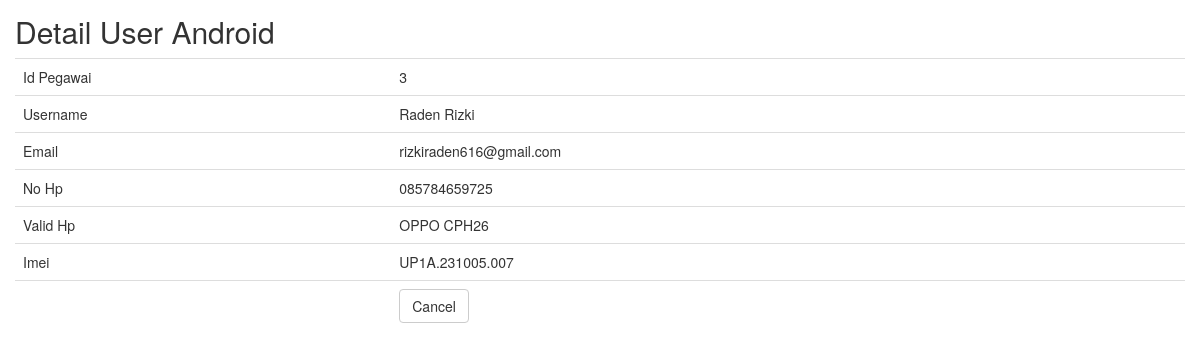
/user_android/read/21.html, run on the app's committed database.
### tables this page shows
CREATE TABLE `user_android` (
  `id_user_android` int(11) NOT NULL,
  `id_pegawai` int(11) NOT NULL,
  `username` varchar(100) NOT NULL,
  `password` varchar(255) NOT NULL,
  `email` varchar(255) NOT NULL,
  `no_hp` varchar(20) NOT NULL,
  `valid_hp` varchar(10) DEFAULT NULL,
  `imei` varchar(50) DEFAULT NULL,
  `created_at` timestamp NOT NULL DEFAULT current_timestamp(),
  `updated_at` timestamp NOT NULL DEFAULT current_timestamp() ON UPDATE current_timestamp(),
  `deleted_at` timestamp NULL DEFAULT NULL
);

### application/controllers/User_android.php (called while the page is built, shortened)
<?php
class User_android extends CI_Controller
{
	function __construct()
	{
		$this->load->model('User_android_model');
		$this->load->library('form_validation');
	}
	public function read($id)
	{
		$row = $this->User_android_model->get_by_id($id);
		if ($row && empty($row->deleted_at)) {
			$data = array(
				'id_user_android' => $row->id_user_android,
				'id_pegawai' => $row->id_pegawai,
				'username' => $row->username,
				'password' => $row->password,
				'email' => $row->email,
				'no_hp' => $row->no_hp,
				'valid_hp' => $row->valid_hp,
				'imei' => $row->imei,
				'created_at' => $row->created_at,
				'updated_at' => $row->updated_at,
				'deleted_at' => $row->deleted_at,
			);
			$this->load->view('user_android/user_android_read', $data);
		} else {
			$this->session->set_flashdata('message', 'Record Not Found');
			redirect(site_url('user_android'));
		}
	}
}

### index.php (called while the page is built, shortened)
<?php
require_once BASEPATH.'core/CodeIgniter.php';

### application/models/User_android_model.php (called while the page is built, shortened)
<?php
class User_android_model extends CI_Model
{
	public $table = 'user_android';
	public $id = 'id_user_android';
	function get_by_id($id)
	{
		$this->db->where($this->id, $id);
		return $this->db->get($this->table)->row();
	}
}

### application/views/user_android/user_android_read.php (the view, shortened to what this page needs)
<!doctype html>
<html>
    <head>
        <link rel="stylesheet" href="<?php echo base_url('assets/bootstrap/css/bootstrap.min.css') ?>"/>
    </head>
    <body>
        <h2 style="margin-top:0px">Detail User Android</h2>
        <table class="table">
	    <tr><td>Id Pegawai</td><td><?php echo $id_pegawai; ?></td></tr>
	    <tr><td>Username</td><td><?php echo $username; ?></td></tr>
	    <tr><td>Email</td><td><?php echo $email; ?></td></tr>
	    <tr><td>No Hp</td><td><?php echo $no_hp; ?></td></tr>
	    <tr><td>Valid Hp</td><td><?php echo $valid_hp; ?></td></tr>
	    <tr><td>Imei</td><td><?php echo $imei; ?></td></tr>
	    <tr><td></td><td><a href="<?php echo site_url('user_android') ?>" class="btn btn-default">Cancel</a></td></tr>
	</table>
        </body>
</html>

### application/views/user_android/user_android_read.php (style rules this page uses)
body { padding: 15px; }

### data on the page
user_android: id_pegawai "3", username "Raden Rizki", email "rizkiraden616@gmail.com", no_hp "085784659725", valid_hp "OPPO CPH26", imei "UP1A.231005.007"
